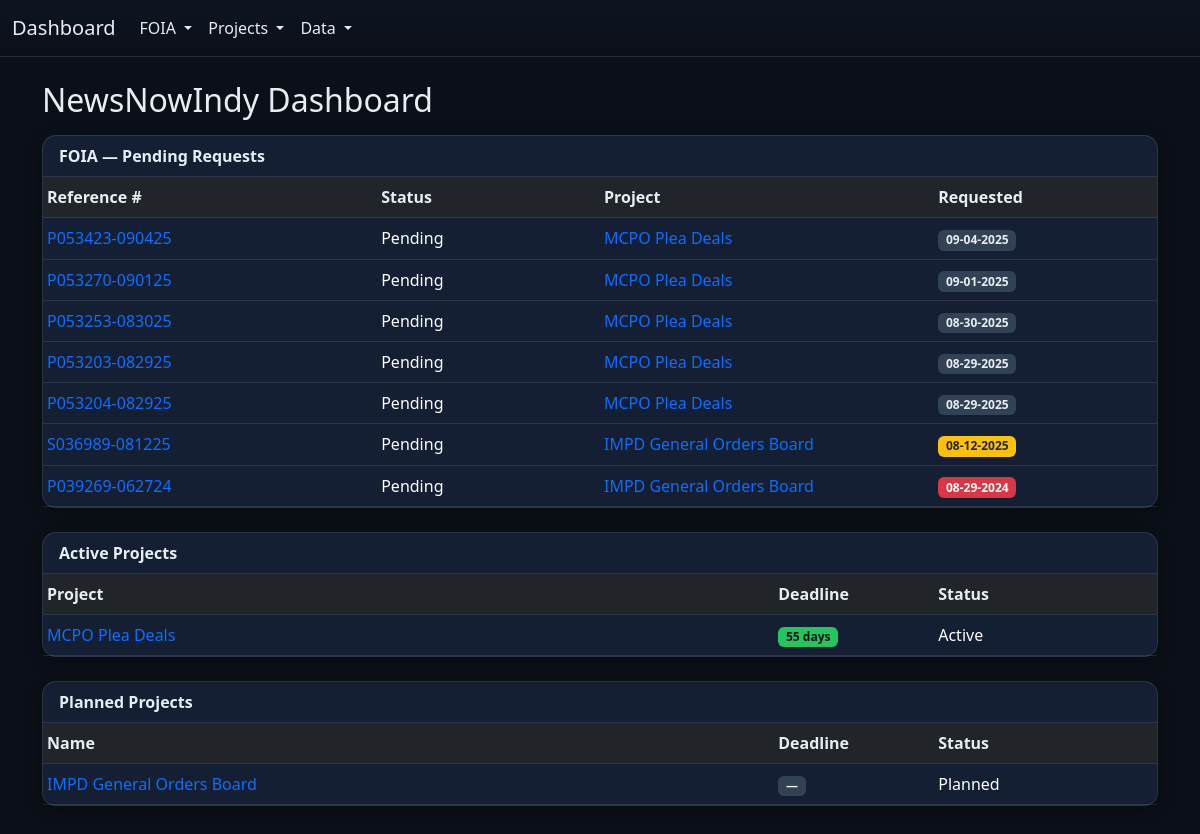
/dashboard, run on the app's committed database.
### models.py (models this page shows)
class FoiaRequest(Base):
    __tablename__ = 'foia_requests'
    id = Column(Integer, primary_key=True)
    reference_number = Column(String(64), unique=True, index=True)
    agency = Column(String(255))
    request_date = Column(Date)
    completed_date = Column(Date, nullable=True)
    status = Column(SAEnum(RequestStatus), nullable=False, default=RequestStatus.PENDING)
    last_reminder_at = Column(Date, nullable=True)
    subject = Column(EncryptedBytes)
    snippet = Column(EncryptedBytes)
    thread_id = Column(String(128))
    first_message_id = Column(String(128))
    created_at = Column(DateTime, default=datetime.utcnow)
    updated_at = Column(DateTime, default=datetime.utcnow, onupdate=datetime.utcnow)
    events = relationship("FoiaEvent", back_populates="request", cascade="all, delete-orphan")
    attachments = relationship("FoiaAttachment", back_populates="request", cascade="all, delete-orphan")
    project_id = Column(Integer, ForeignKey("projects.id"), nullable=True)
    project = relationship("Project", backref="foia_requests")

class Project(Base):
    __tablename__ = "projects"
    id = Column(Integer, primary_key=True)
    slug = Column(String(100), unique=True, nullable=False, index=True)  # e.g., "mcpo-plea-deals"
    name = Column(String(200), nullable=False)
    status = Column(SAEnum(ProjectStatus), nullable=False, default=ProjectStatus.PLANNED)
    created_at = Column(DateTime, default=datetime.utcnow)
    deadline = Column(Date, nullable=True)                 # NEW
    last_deadline_alert = Column(Date, nullable=True)      # NEW
    notes = relationship("ProjectNote", back_populates="project", cascade="all, delete-orphan")

### app.py (the view)
@app.route("/dashboard")
def dashboard():
    db = SessionLocal()
    try:
        pending = (
            db.query(FoiaRequest)
              .filter(FoiaRequest.status == RequestStatus.PENDING)
              .order_by(FoiaRequest.request_date.desc())
              .all()
        )
        active_projects = (
            db.query(Project)
              .filter(Project.status == ProjectStatus.ACTIVE)
              .order_by(Project.name.asc())
              .all()
        )
        planned_projects = (
            db.query(Project)
              .filter(Project.status == ProjectStatus.PLANNED)
              .order_by(Project.name.asc())
              .all()
        )
        return render_template(
            "dashboard.html",
            pending=pending,
            active_projects=active_projects,
            planned_projects=planned_projects,  # NEW
        )
    finally:
        db.close()

### app.py (called while the page is built)
@app.template_filter("daysleft_badge")
def daysleft_badge(d):
    return badge_for_days_left(days_until(d))

@app.template_filter("requested_age_badge")
def requested_age_badge(d):
    return badge_for_requested_age(age_in_days(d))

@app.template_filter("daysleft_num")
def daysleft_num(d):
    n = days_until(d)
    return "" if n is None else n

@app.template_filter("mdy")
def mdy(d: date | None):
    if not d:
        return ""
    return d.strftime("%m-%d-%Y")

### utils.py (called while the page is built)
def today_local() -> date:
    return datetime.now(LOCAL_TZ).date()

def days_until(d: date | None) -> int | None:
    if not d: return None
    return (d - today_local()).days

def age_in_days(d: date | None) -> int | None:
    if not d: return None
    return (today_local() - d).days

def badge_for_days_left(n: int | None) -> str:
    if n is None: return "bg-secondary"
    if n > 21: return "bg-success"
    if 14 <= n <= 21: return "bg-warning text-dark"
    return "bg-danger"

def badge_for_requested_age(n: int | None) -> str:
    if n is None: return "bg-secondary"
    if n > 30: return "bg-danger"
    if n > 21: return "bg-warning text-dark"
    return "bg-secondary"

    def process_result_value(self, value, dialect):
        if value is None:
            return value
        try:
            return fernet.decrypt(value).decode('utf-8')
        except Exception:
            return None

### templates/dashboard.html (shortened to what this page needs)
{% extends 'base.html' %}
{% block content %}
<div class="d-flex justify-content-between align-items-center mb-3">
  <h2 class="mb-0">NewsNowIndy Dashboard</h2>
</div>
<div class="card mb-4">
  <div class="card-header">
    <strong>FOIA — Pending Requests</strong>
  </div>
  <div class="card-body p-0">
    {% if pending %}
      <div class="table-responsive" style="max-height: 60vh; overflow-y: auto;">
        <table class="table table-sm table-hover mb-0 align-middle foia-pending-table">
          <thead class="table-dark">
            <tr>
              <th style="width: 30%;">Reference #</th>
              <th style="width: 20%;">Status</th>
              <th style="width: 30%;">Project</th>
              <th style="width: 20%;">Requested</th>
            </tr>
          </thead>
          <tbody>
            {% for r in pending %}
              <tr>
                <td>
                  <a class="text-decoration-none"
                     href="{{ url_for('request_detail', req_id=r.id) }}">
                    {{ r.reference_number }}
                  </a>
                </td>
                <td>Pending</td>
                <td>
                  {% if r.project %}
                    <a href="{{ url_for('project_detail', slug=r.project.slug) }}">{{ r.project.name }}</a>
                  {% else %}
                    —
                  {% endif %}
                </td>
                <td>
                    {% set badge = r.request_date|requested_age_badge %}
                    <span class="badge {{ badge }}">{{ r.request_date|mdy or '—' }}</span>
                </td>
              </tr>
            {% endfor %}
          </tbody>
        </table>
      </div>
    {% else %}
      <div class="p-3">
        <div class="alert alert-secondary mb-0">No pending FOIA requests.</div>
      </div>
    {% endif %}
  </div>
</div>
<div class="card mb-4">
  <div class="card-header">
    <strong>Active Projects</strong>
  </div>
  <div class="card-body p-0">
    {% if active_projects %}
      <div class="table-responsive" style="max-height: 40vh; overflow-y: auto;">
        <table class="table table-sm table-hover mb-0 align-middle projects-table">
          <thead class="table-dark">
            <tr>
              <th>Project</th>
              <th style="width:160px;">Deadline</th>
              <th style="width: 20%;">Status</th>
            </tr>
          </thead>
          <tbody>
            {% for p in active_projects %}
              <tr>
                <td>
                  <a class="text-decoration-none" href="{{ url_for('project_detail', slug=p.slug) }}">
                    {{ p.name }}
                  </a>
                </td>
                <td>
                    {% set badge = p.deadline|daysleft_badge %}
                    <span class="badge {{ badge }}">
                      {% set n = p.deadline|daysleft_num %}
                      {{ n if n != "" else "—" }}{% if n != "" %} days{% endif %}
                    </span>
                  </td>
                <td>{{ p.status.value }}</td>
              </tr>
            {% endfor %}
          </tbody>
        </table>
      </div>
    {% else %}
      <div class="p-3">
        <div class="alert alert-secondary mb-0">No active projects.</div>
      </div>
    {% endif %}
  </div>
</div>
<div class="card mb-4">
  <div class="card-header"><strong>Planned Projects</strong></div>
  <div class="card-body p-0">
    {% if planned_projects %}
      <div class="table-responsive" style="max-height: 40vh; overflow-y: auto;">
        <table class="table table-sm table-hover mb-0 align-middle projects-table">
          <thead class="table-dark">
            <tr>
              <th>Name</th>
              <th style="width:160px;">Deadline</th>
              <th style="width: 20%;">Status</th>
            </tr>
          </thead>
          <tbody>
            {% for p in planned_projects %}
              <tr>
                <td><a href="{{ url_for('project_detail', slug=p.slug) }}">{{ p.name }}</a></td>
                <td>
                    {% set badge = p.deadline|daysleft_badge %}
                    <span class="badge {{ badge }}">
                      {% set n = p.deadline|daysleft_num %}
                      {{ n if n != "" else "—" }}{% if n != "" %} days{% endif %}
                    </span>
                  </td>
                <td>{{ p.status.value }}</td>
              </tr>
            {% endfor %}
          </tbody>
        </table>
      </div>
    {% else %}
      <div class="p-3">
        <div class="alert alert-secondary mb-0">No planned projects.</div>
      </div>
    {% endif %}
  </div>
</div>
{% endblock %}

### static/main.css (style rules this page uses)
:root { --bg: #0b0f17; --bg-elev: #111826; --bg-card: #141f33; --bg-hover: rgba(255,255,255,0.04); --text: #e6edf3; --text-muted: #9fb0c3; --text-inverse: #091017; --border: rgba(255,255,255,0.10); --border-soft: rgba(255,255,255,0.06); --accent: #60a5fa; --success: #22c55e; --warning: #f59e0b; --danger: #ef4444; --info: #38bdf8; --shadow-1: 0 4px 16px rgba(0,0,0,0.3); --radius: 14px; --input-bg: var(--bg-elev); --input-border: var(--border); --input-focus: #93c5fd; --table-stripe: rgba(255,255,255,0.02); }
html, body { height: 100%; background: var(--bg); color: var(--text); }
body { -webkit-font-smoothing: antialiased; -moz-osx-font-smoothing: grayscale; }
h1,h2,h3,h4,h5,h6 { color: var(--text); }
p, small, span, li, dt, dd { color: var(--text); }
a { color: var(--accent); text-decoration: none; }
.card { background: var(--bg-card); color: var(--text); border: 1px solid var(--border); border-radius: var(--radius); box-shadow: var(--shadow-1); }
.card .card-header { background: transparent; border-bottom: 1px solid var(--border); }
.table { --bs-table-bg: transparent; --bs-table-color: var(--text); --bs-table-border-color: var(--border); color: var(--text); }
.table thead th { color: var(--text); border-bottom-color: var(--border); }
.table tbody tr { border-color: var(--border); }
.badge.bg-success { background-color: var(--success) !important; color: var(--text-inverse); }
.badge.bg-secondary { background-color: #334155 !important; color: var(--text); }
.table-sm td, .table-sm th { padding-top: .5rem; padding-bottom: .5rem; }

### templates/dashboard.html (style rules this page uses)
.foia-pending-table tbody td { color: #fff !important; }
.foia-pending-table tbody td a { color: var(--bs-link-color); }
.projects-table tbody td { color: #fff !important; }
.projects-table tbody td a { color: var(--bs-link-color); }

### data on the page
FoiaRequest: reference_number "P053423-090425", project.name "MCPO Plea Deals", request_date|mdy "09-04-2025"
FoiaRequest: reference_number "P053270-090125", project.name "MCPO Plea Deals", request_date|mdy "09-01-2025"
FoiaRequest: reference_number "P053253-083025", project.name "MCPO Plea Deals", request_date|mdy "08-30-2025"
FoiaRequest: reference_number "P053203-082925", project.name "MCPO Plea Deals", request_date|mdy "08-29-2025"
FoiaRequest: reference_number "P053204-082925", project.name "MCPO Plea Deals", request_date|mdy "08-29-2025"
FoiaRequest: reference_number "S036989-081225", project.name "IMPD General Orders Board", request_date|mdy "08-12-2025"
FoiaRequest: reference_number "P039269-062724", project.name "IMPD General Orders Board", request_date|mdy "08-29-2024"
Project: name "MCPO Plea Deals", n "55", status.value "Active"
Project: name "IMPD General Orders Board", n "—", status.value "Planned"
